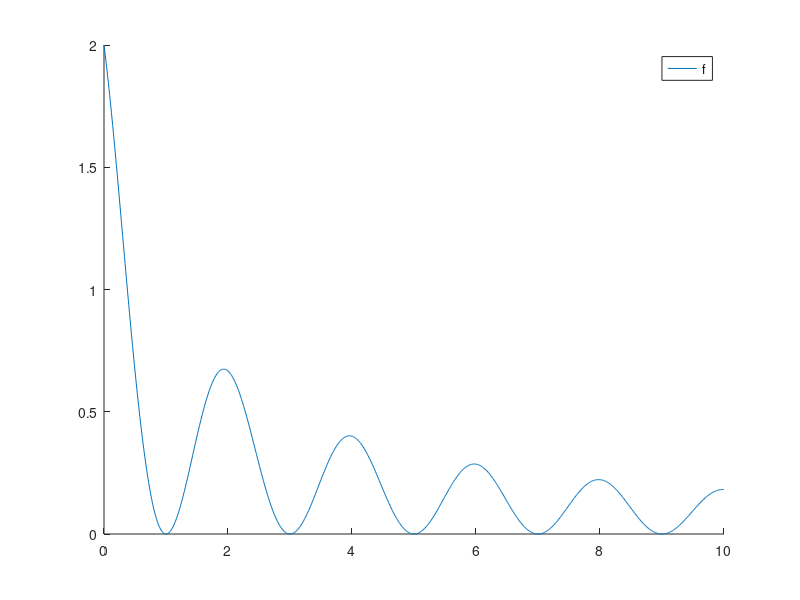

Write the MATLAB code that produced this figure. (Note: this script raises an error after producing the figure.)
f = @(x)(1 + cos(pi .* x)) ./ (1 + x);

x = linspace(0, 10, 21);
y = f(x);

X =[0:0.01:10];

clf;
hold on;
plot(X, f(X), ";f;");
plot(X, lagrange(x, y, X), ";Lagrange;");
hold off;
